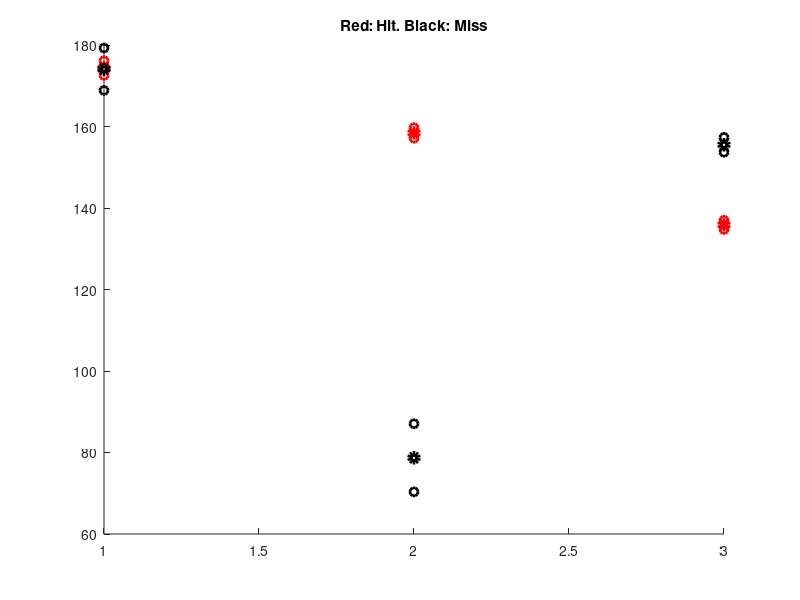

The MATLAB source for this figure:
% organize data 
avStimPlumeSize_Hit = [385.0916,181.3686,108.0866,205.1547,146.5074,195.5378,82.5511,245.1518,73.0091,121.2009,173.2307,300.0011,110.1774,113.7804];
avPeriRewPlumeSize_Hit = [664.1715,337.6633,239.5522,295.3415,199.3765,135.3161,124.8767,165.3130,117.8684,68.2923,72.2322,98.6444,85.1389,59.7347,79.6463,202.4344,67.6994,128.1808,44.8010,89.6021,89.6021,62.2237,215.9640];
avPostRewPlumeSize_Hit = [168.0151,273.6832,186.7205,430.5274,120.6292,80.9640,276.0876,129.5802,54.2836,140.0868,78.7988,102.9638,67.7594,67.5418,80.8834,74.6515,85.4941,96.7134,161.9475,39.8232];

avStimPlumeSize_Miss = [27.9228,27.7504,47.5721,17.8395,208.9225,160.0129,502.9839,134.6524,492.9832,161.2838,132.7438];
avPeriRewPlumeSize_Miss = [17.8395,105.1917,40.1390,32.1112,198.2228];
avPostRewPlumeSize_Miss = [247.2826,754.6370,20.8128,55.1404,77.3047,72.9799,94.7341,17.8395,17.8395,17.8395,48.4216,35.6791,155.6905,17.8395,216.7722,158.2014,248.4872,218.4247,539.0838,105.4142,154.8678,146.0182];

% jack knife to get jack knifed averages (when jack knifing remove entire
% mouse from all time epochs at once) 
inds = 1:length(avStimPlumeSize_Hit);
AvStimPlumeSize_Hit = nan(1,length(avStimPlumeSize_Hit));
for j = inds
    AvStimPlumeSize_Hit(j) = mean(avStimPlumeSize_Hit(setdiff(1:end,j)));
end 
inds = 1:length(avPeriRewPlumeSize_Hit);
AvPeriRewPlumeSize_Hit = nan(1,length(avPeriRewPlumeSize_Hit));
for j = inds
    AvPeriRewPlumeSize_Hit(j) = mean(avPeriRewPlumeSize_Hit(setdiff(1:end,j)));
end 
inds = 1:length(avPostRewPlumeSize_Hit);
AvPostRewPlumeSize_Hit = nan(1,length(avPostRewPlumeSize_Hit));
for j = inds
    AvPostRewPlumeSize_Hit(j) = mean(avPostRewPlumeSize_Hit(setdiff(1:end,j)));
end 

inds = 1:length(avStimPlumeSize_Miss);
AvStimPlumeSize_Miss = nan(1,length(avStimPlumeSize_Miss));
for j = inds
    AvStimPlumeSize_Miss(j) = mean(avStimPlumeSize_Miss(setdiff(1:end,j)));
end 
inds = 1:length(avPeriRewPlumeSize_Miss);
AvPeriRewPlumeSize_Miss = nan(1,length(avPeriRewPlumeSize_Miss));
for j = inds
    AvPeriRewPlumeSize_Miss(j) = mean(avPeriRewPlumeSize_Miss(setdiff(1:end,j)));
end 
inds = 1:length(avPostRewPlumeSize_Miss);
AvPostRewPlumeSize_Miss = nan(1,length(avPostRewPlumeSize_Miss));
for j = inds
    AvPostRewPlumeSize_Miss(j) = mean(avPostRewPlumeSize_Miss(setdiff(1:end,j)));
end 

% determine the average and SE of the jack knifed averages 
avJStimPlumes_Hit = mean(AvStimPlumeSize_Hit);
avJPeriRewPlumes_Hit = mean(AvPeriRewPlumeSize_Hit);
avJPostRewPlumes_Hit = mean(AvPostRewPlumeSize_Hit);

avJStimPlumes_Miss = mean(AvStimPlumeSize_Miss);
avJPeriRewPlumes_Miss = mean(AvPeriRewPlumeSize_Miss); 
avJPostRewPlumes_Miss = mean(AvPostRewPlumeSize_Miss); 

SEMstim_Hit = (std(AvStimPlumeSize_Hit))/(sqrt(size(AvStimPlumeSize_Hit,2)));
SEMperiRew_Hit = (std(AvPeriRewPlumeSize_Hit))/(sqrt(size(AvPeriRewPlumeSize_Hit,2)));
SEMpostRew_Hit = (std(AvPostRewPlumeSize_Hit))/(sqrt(size(AvPostRewPlumeSize_Hit,2)));

SEMstim_Miss = (std(AvStimPlumeSize_Miss))/(sqrt(size(AvStimPlumeSize_Miss,2)));
SEMperiRew_Miss = (std(AvPeriRewPlumeSize_Miss))/(sqrt(size(AvPeriRewPlumeSize_Miss,2)));
SEMpostRew_Miss = (std(AvPostRewPlumeSize_Miss))/(sqrt(size(AvPostRewPlumeSize_Miss,2)));

scatter([1,2,3],[avJStimPlumes_Hit,avJPeriRewPlumes_Hit,avJPostRewPlumes_Hit],'LineWidth',4,'MarkerFaceColor','none','MarkerEdgeColor','red')
hold on; 
scatter([1,2,3],[avJStimPlumes_Hit+SEMstim_Hit,avJPeriRewPlumes_Hit+SEMperiRew_Hit,avJPostRewPlumes_Hit+SEMpostRew_Hit],'LineWidth',2,'MarkerFaceColor','none','MarkerEdgeColor','red')
hold on; 
scatter([1,2,3],[avJStimPlumes_Hit-SEMstim_Hit,avJPeriRewPlumes_Hit-SEMperiRew_Hit,avJPostRewPlumes_Hit-SEMpostRew_Hit],'LineWidth',2,'MarkerFaceColor','none','MarkerEdgeColor','red')
hold on;
scatter([1,2,3],[avJStimPlumes_Miss,avJPeriRewPlumes_Miss,avJPostRewPlumes_Miss],'LineWidth',4,'MarkerFaceColor','none','MarkerEdgeColor','black')
hold on; 
scatter([1,2,3],[avJStimPlumes_Miss+SEMstim_Miss,avJPeriRewPlumes_Miss+SEMperiRew_Miss,avJPostRewPlumes_Miss+SEMpostRew_Miss],'LineWidth',2,'MarkerFaceColor','none','MarkerEdgeColor','black')
hold on; 
scatter([1,2,3],[avJStimPlumes_Miss-SEMstim_Miss,avJPeriRewPlumes_Miss-SEMperiRew_Miss,avJPostRewPlumes_Miss-SEMpostRew_Miss],'LineWidth',2,'MarkerFaceColor','none','MarkerEdgeColor','black')
title('Red: Hit. Black: Miss')
% set(gca, 'yscale','log') 

% wilcoxon rank sum test of jack knifed data (independent) 
p_stimVsPeriRew_Hit = ranksum(AvStimPlumeSize_Hit,AvPeriRewPlumeSize_Hit);
p_stimVsPostRew_Hit = ranksum(AvStimPlumeSize_Hit,AvPostRewPlumeSize_Hit);
p_periRewVsPostRew_Hit = ranksum(AvPeriRewPlumeSize_Hit,AvPostRewPlumeSize_Hit);

p_stimVsPeriRew_Miss = ranksum(AvStimPlumeSize_Miss,AvPeriRewPlumeSize_Miss);
p_stimVsPostRew_Miss = ranksum(AvStimPlumeSize_Miss,AvPostRewPlumeSize_Miss);
p_PeriRewVsPostRew_Miss = ranksum(AvPeriRewPlumeSize_Miss,AvPostRewPlumeSize_Miss);

p_stim_HitVsMiss = ranksum(AvStimPlumeSize_Hit,AvStimPlumeSize_Miss);
p_periRew_HitVsMiss = ranksum(AvPeriRewPlumeSize_Hit,AvPeriRewPlumeSize_Miss);
p_postRew_HitVsMiss = ranksum(AvPostRewPlumeSize_Hit,AvPostRewPlumeSize_Miss);